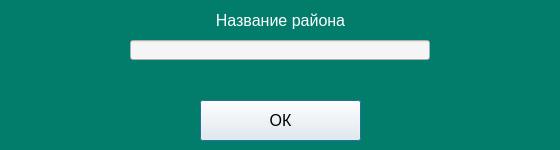
<?xml version="1.0" encoding="UTF-8"?>
<ui version="4.0">
 <class>Dialog</class>
 <widget class="QDialog" name="Dialog">
  <property name="geometry">
   <rect>
    <x>0</x>
    <y>0</y>
    <width>560</width>
    <height>150</height>
   </rect>
  </property>
  <property name="windowTitle">
   <string>Dialog</string>
  </property>
  <property name="styleSheet">
   <string notr="true">background-color: rgb(3, 125, 107)</string>
  </property>
  <widget class="QLineEdit" name="dist">
   <property name="geometry">
    <rect>
     <x>130</x>
     <y>40</y>
     <width>300</width>
     <height>20</height>
    </rect>
   </property>
   <property name="styleSheet">
    <string notr="true">font-size: 16px;
font: &quot;Yu Gothic UI Semibold&quot;;
background-color: rgb(245, 245, 245)</string>
   </property>
   <property name="text">
    <string/>
   </property>
  </widget>
  <widget class="QLabel" name="label_3">
   <property name="geometry">
    <rect>
     <x>130</x>
     <y>10</y>
     <width>301</width>
     <height>20</height>
    </rect>
   </property>
   <property name="styleSheet">
    <string notr="true">color: rgb(255, 255, 255);
font-size: 16px;
font: &quot;Arial Black&quot;;</string>
   </property>
   <property name="text">
    <string>Название района</string>
   </property>
   <property name="alignment">
    <set>Qt::AlignCenter</set>
   </property>
  </widget>
  <widget class="QPushButton" name="OKbutton">
   <property name="geometry">
    <rect>
     <x>200</x>
     <y>100</y>
     <width>161</width>
     <height>41</height>
    </rect>
   </property>
   <property name="styleSheet">
    <string notr="true">font-size: 16px;
font: &quot;Yu Gothic UI Semibold&quot;;
background-color: rgb(245, 245, 245)</string>
   </property>
   <property name="text">
    <string>ОК</string>
   </property>
  </widget>
  <widget class="QLabel" name="error">
   <property name="geometry">
    <rect>
     <x>10</x>
     <y>70</y>
     <width>541</width>
     <height>21</height>
    </rect>
   </property>
   <property name="styleSheet">
    <string notr="true">color: red;
font-size: 16px;
font: 16pt &quot;Franklin Gothic Demi&quot;;</string>
   </property>
   <property name="text">
    <string/>
   </property>
   <property name="alignment">
    <set>Qt::AlignCenter</set>
   </property>
  </widget>
 </widget>
 <resources/>
 <connections/>
</ui>
